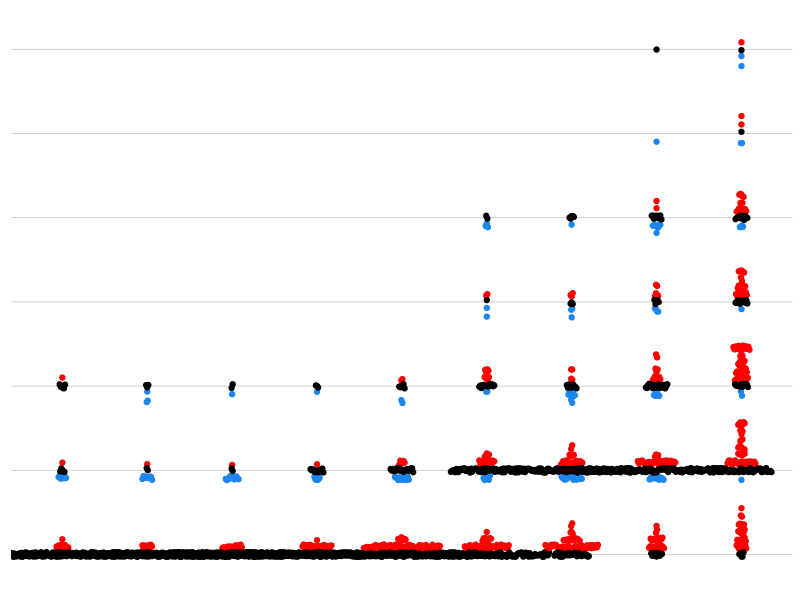
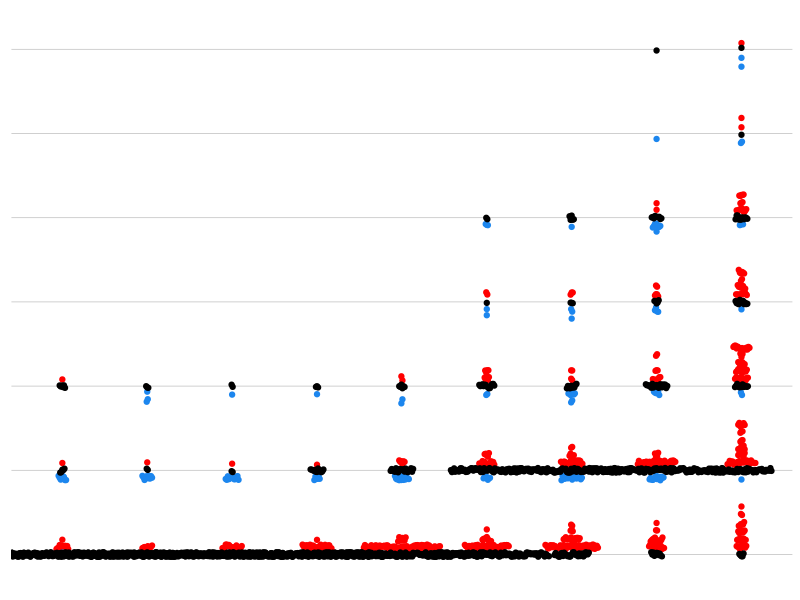

The R script that drew these images, in order:
#load libraries
library(ggplot2)

# set working directory
setwd("/path/to/files")

#load input files
#change the file name "1D.csv" to make a different fish dotplot figure
    FISHseries <- read.csv("1D.csv", sep=",")
    FISHseries$dose <- as.factor(FISHseries$dose)

#make dot plot of FISH data series   
    ggplot(FISHseries, aes(dose, green_red, fill = count, color = count)) + 
	geom_dotplot(binaxis = "y", 
		stackdir = "center", 
		stackratio = 0.2, 
		dotsize = 1, 
		method = "dotdensity", 
		binpositions = "bygroup", 
		binwidth = 0.07, 
		drop = TRUE, 
		position = position_jitter(width = 0, height = 0.03)) + 
	scale_y_continuous(limits=c(2.1,9), 
		breaks = seq(1.1, 9.9, by = 2.2)) + 
	theme(legend.position="none") + 
	scale_fill_manual(values=c("RED"," dodgerblue2","BLACK")) + 
	scale_color_manual(values=c("RED"," dodgerblue2","BLACK")) + 
	theme(axis.title.x=element_blank(), 
		axis.text.x=element_blank(),
		axis.ticks.x=element_blank(), 
		axis.title.y=element_blank(), 
		axis.text.y=element_blank(),
		axis.ticks.y=element_blank()) + 
	theme(panel.background = element_rect(fill = "white"),
		panel.grid.major=element_line(size=0.25,linetype='solid',color="grey"), 
		panel.grid.minor=element_line(size=0.25, linetype='solid',color="grey"), 
		panel.grid.major.x = element_blank())
    
#save the files
ggsave("1D.tiff", device="tiff", width =7.45, height =2.58 , units ="in" , dpi=300)
  
